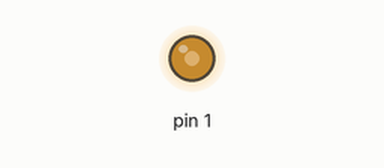
A program run on a simulated Raspberry Pi (wiringPi pin numbers). Shown: output pins drawn as LEDs (lit = HIGH). Pin numbers are wiringPi numbers.

Above: at 0.1 s.
Timing chart, 0 to 1.6 s (numbered marks = the images above):
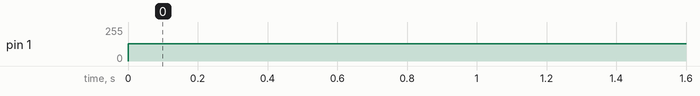

Measured:
- by itself, pin 1: 0/255 → 128/255 at 0.00 s

The program:

pwm.py
```python
import wiringpi

OUTPUT=1
PIN_TO_PWM=1

wiringpi.wiringPiSetup()
wiringpi.softPwmCreate(1,0,100) #counting 100 ms

while(True):
    wiringpi.softPwmWrite(1,50) #50ms high level pulses
    wiringpi.delay(100)
```
